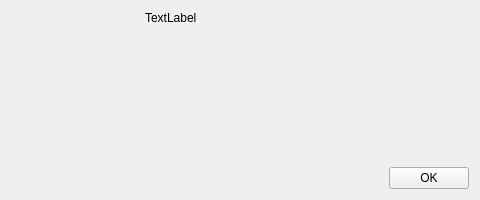
<?xml version="1.0" encoding="UTF-8"?>
<ui version="4.0">
 <class>AboutDialog</class>
 <widget class="QDialog" name="AboutDialog">
  <property name="geometry">
   <rect>
    <x>0</x>
    <y>0</y>
    <width>480</width>
    <height>200</height>
   </rect>
  </property>
  <property name="sizePolicy">
   <sizepolicy hsizetype="Fixed" vsizetype="Fixed">
    <horstretch>0</horstretch>
    <verstretch>0</verstretch>
   </sizepolicy>
  </property>
  <property name="windowTitle">
   <string>Dialog</string>
  </property>
  <layout class="QVBoxLayout" name="verticalLayout">
   <item>
    <layout class="QGridLayout" name="gridLayout">
     <item row="0" column="0" rowspan="2">
      <widget class="QLabel" name="lableIcon">
       <property name="enabled">
        <bool>true</bool>
       </property>
       <property name="minimumSize">
        <size>
         <width>128</width>
         <height>128</height>
        </size>
       </property>
       <property name="maximumSize">
        <size>
         <width>128</width>
         <height>128</height>
        </size>
       </property>
       <property name="text">
        <string/>
       </property>
      </widget>
     </item>
     <item row="0" column="1" rowspan="2" colspan="2">
      <widget class="QLabel" name="labelText">
       <property name="sizePolicy">
        <sizepolicy hsizetype="Preferred" vsizetype="Preferred">
         <horstretch>0</horstretch>
         <verstretch>0</verstretch>
        </sizepolicy>
       </property>
       <property name="text">
        <string>TextLabel</string>
       </property>
       <property name="alignment">
        <set>Qt::AlignLeading|Qt::AlignLeft|Qt::AlignTop</set>
       </property>
       <property name="wordWrap">
        <bool>true</bool>
       </property>
      </widget>
     </item>
     <item row="2" column="2">
      <widget class="QPushButton" name="pbOK">
       <property name="sizePolicy">
        <sizepolicy hsizetype="Fixed" vsizetype="Fixed">
         <horstretch>0</horstretch>
         <verstretch>0</verstretch>
        </sizepolicy>
       </property>
       <property name="text">
        <string>OK</string>
       </property>
       <property name="autoDefault">
        <bool>false</bool>
       </property>
      </widget>
     </item>
    </layout>
   </item>
  </layout>
 </widget>
 <resources/>
 <connections/>
</ui>
